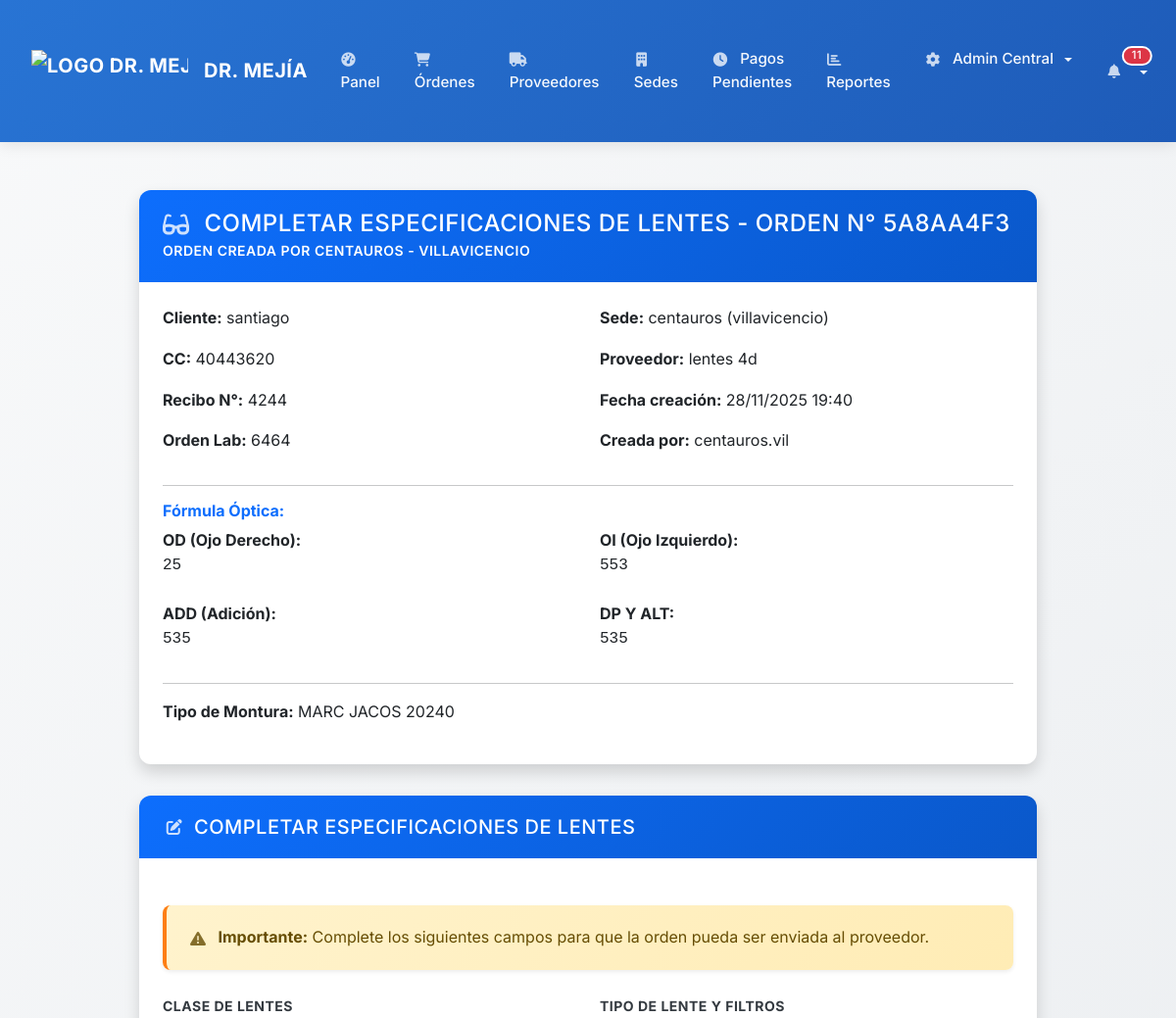
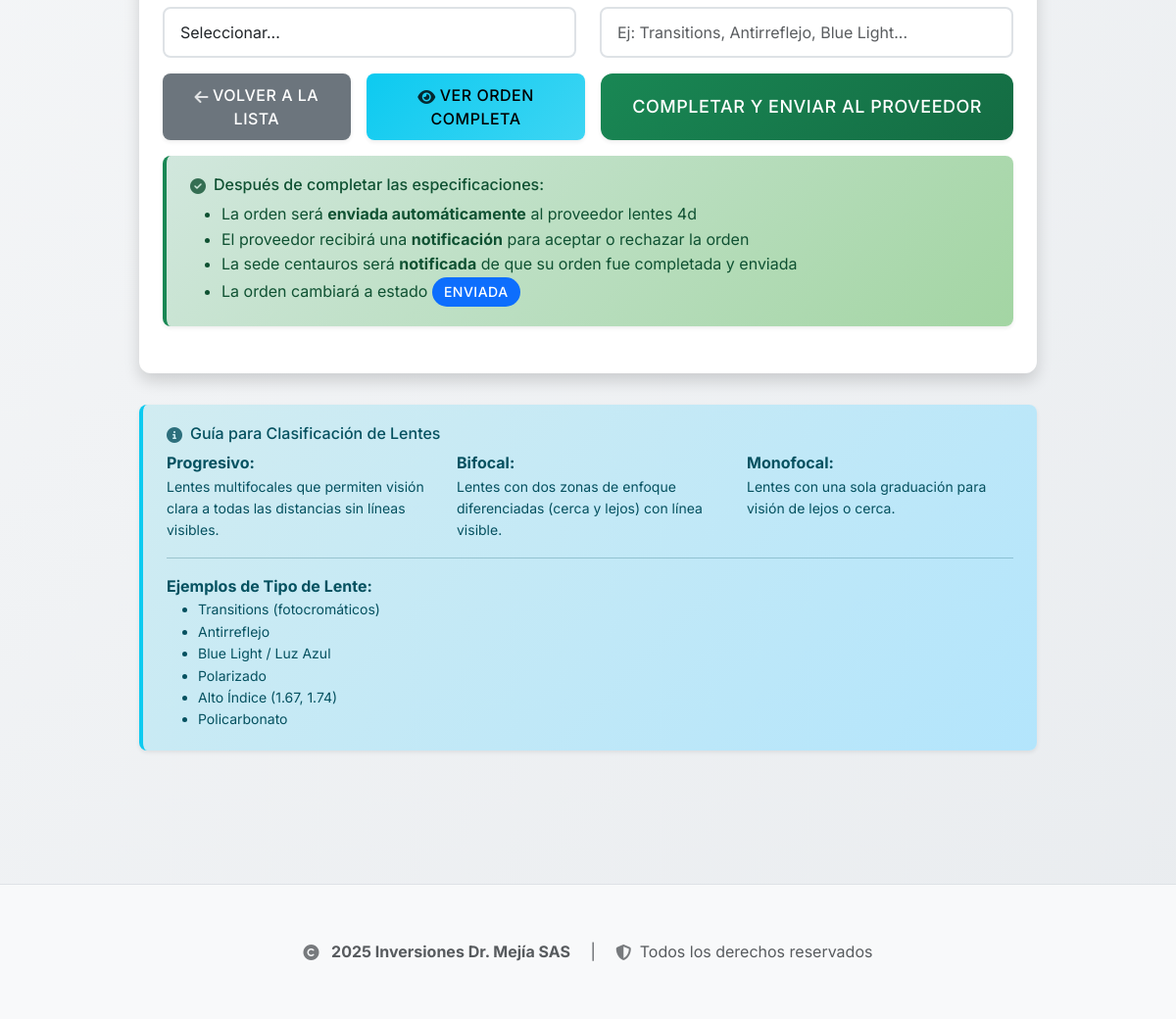
The page /admin/complete-lens-specs/3 (signed in) on the database its author committed (2 pictures, top to bottom).
### backend/app/models.py (models this page shows, shortened)
class WorkOrder(db.Model):
    id = db.Column(db.Integer, primary_key=True)
    order_number = db.Column(db.String(64), unique=True, nullable=False) # Número o código de orden
    receipt_number = db.Column(db.String(64), nullable=False) # Número del recibo de venta
    orden_laboratorio = db.Column(db.String(64)) # Número de orden del laboratorio
    ciudad_municipio = db.Column(db.String(100)) # Ciudad o municipio
    client_name = db.Column(db.String(128), nullable=False) # Nombre del paciente
    client_cc = db.Column(db.String(20), nullable=False) # Cédula del paciente
    client_phone = db.Column(db.String(20)) # Teléfono del paciente
    empresa_convenio = db.Column(db.String(200)) # Empresa, convenio o seguro del paciente
    lens_class = db.Column(db.String(20)) # Progresivo, Bifocal, Monofocal
    lens_type = db.Column(db.String(128)) # Tipo de lente y filtros específicos (opcional hasta que admin complete)
    frame_type = db.Column(db.String(128)) # Tipo de montura
    pending_admin_review = db.Column(db.Boolean, default=False) # Si está pendiente de completar por admin
    admin_completed_at = db.Column(db.DateTime) # Fecha cuando admin completó los campos de lentes
    admin_completed_by_user_id = db.Column(db.Integer, db.ForeignKey('user.id'), nullable=True) # Admin que completó
    admin_completed_by = db.relationship('User', backref='completed_orders', foreign_keys=[admin_completed_by_user_id])
    formula_od = db.Column(db.Text) # Ojo derecho (texto libre)
    formula_oi = db.Column(db.Text) # Ojo izquierdo (texto libre)
    formula_add = db.Column(db.Text) # Adición (texto libre)
    formula_dp_alt = db.Column(db.Text) # Distancia pupilar y altura (texto libre)
    formula_details = db.Column(db.Text) # Detalles adicionales de fórmulas ópticas (opcional)
    observations = db.Column(db.Text) # Observaciones específicas
    created_at = db.Column(db.DateTime, default=datetime.utcnow)
    status = db.Column(db.String(64), default='pendiente_envio') # 'pendiente_envio', 'enviada', 'en_proceso', 'devuelta_proveedor', 'recibida_optica', 'finalizada', 'cancelada'
    comments = db.Column(db.Text)
    provider_id = db.Column(db.Integer, db.ForeignKey('provider.id'), nullable=False)
    sede_id = db.Column(db.Integer, db.ForeignKey('sede.id'), nullable=False)  # Sede que creó la orden
    created_by_user_id = db.Column(db.Integer, db.ForeignKey('user.id'), nullable=False)
    created_by = db.relationship('User', backref='created_orders', foreign_keys=[created_by_user_id])
    payments = db.relationship('Payment', backref='work_order', lazy=True)
    payment_status = db.Column(db.String(64), default='pendiente') # 'pendiente', 'parcialmente_pagada', 'pagada'
    total_amount = db.Column(db.Float, default=0.0) # Monto total que se debe pagar al proveedor por esta orden
    sale_price = db.Column(db.Float, nullable=True) # Precio de venta al cliente final (para cálculo de ganancias)
    accepted_at = db.Column(db.DateTime) # Fecha cuando el proveedor aceptó la orden
    delivery_deadline = db.Column(db.DateTime) # Fecha límite calculada automáticamente (accepted_at + 7 días)
    is_overdue = db.Column(db.Boolean, default=False) # Si la orden está vencida
    overdue_alert_sent = db.Column(db.Boolean, default=False) # Si ya se envió alerta de vencimiento
    days_overdue = db.Column(db.Integer, default=0) # Días de retraso
    rejection_reason = db.Column(db.Text)  # Razón del rechazo
    rejection_count = db.Column(db.Integer, default=0)  # Número de rechazos
    resubmitted_at = db.Column(db.DateTime)  # Fecha del último reenvío
    resubmitted_by_user_id = db.Column(db.Integer, db.ForeignKey('user.id'), nullable=True)  # Usuario que reenvió
    resubmitted_by = db.relationship('User', backref='resubmitted_orders', foreign_keys=[resubmitted_by_user_id])

class Sede(db.Model):
    id = db.Column(db.Integer, primary_key=True)
    name = db.Column(db.String(200), nullable=False, unique=True)  # Nombre de la sede
    city = db.Column(db.String(100), nullable=False)  # Ciudad
    address = db.Column(db.String(300))  # Dirección completa
    phone = db.Column(db.String(20))  # Teléfono de la sede
    manager = db.Column(db.String(128))  # Encargado de la sede
    is_active = db.Column(db.Boolean, default=True)  # Si la sede está activa
    created_at = db.Column(db.DateTime, default=datetime.utcnow)
    orders = db.relationship('WorkOrder', backref='sede', lazy=True)

class Provider(db.Model):
    id = db.Column(db.Integer, primary_key=True)
    nit = db.Column(db.String(20), nullable=False, unique=True)  # NIT único del proveedor
    razon_social = db.Column(db.String(200), nullable=False)  # Razón social oficial
    name = db.Column(db.String(128), nullable=False)  # Nombre comercial (mantener para compatibilidad)
    contact_person = db.Column(db.String(128))  # Persona de contacto
    phone = db.Column(db.String(20))  # Teléfono
    email = db.Column(db.String(120), unique=True)  # Correo electrónico
    address = db.Column(db.String(500))  # Dirección (expandida)
    registered_at = db.Column(db.DateTime, default=datetime.utcnow)
    orders = db.relationship('WorkOrder', backref='provider', lazy=True)
    payments_received = db.relationship('Payment', backref='provider_paid', lazy=True)

class User(UserMixin, db.Model):
    id = db.Column(db.Integer, primary_key=True)
    username = db.Column(db.String(64), unique=True, nullable=False)
    email = db.Column(db.String(120), unique=True, nullable=False)
    password_hash = db.Column(db.String(128))
    role = db.Column(db.String(64), nullable=False, default='asistente') # 'admin', 'asistente', 'admin_sede', 'proveedor'
    is_active = db.Column(db.Boolean, default=True) # Para desactivar usuarios
    created_at = db.Column(db.DateTime, default=datetime.utcnow)
    provider_id = db.Column(db.Integer, db.ForeignKey('provider.id'), nullable=True)
    provider = db.relationship('Provider', backref='users', uselist=False) # backref 'users' para el proveedor
    sede_id = db.Column(db.Integer, db.ForeignKey('sede.id'), nullable=True)
    sede_asignada = db.relationship('Sede', backref='administrators', foreign_keys=[sede_id])

### backend/app/routes.py (the view, shortened to what this page needs)
@bp.route('/admin/complete-lens-specs/<int:order_id>', methods=['GET', 'POST'])
@login_required
@role_required('admin')
@audit_action(EventTypes.UPDATE_ORDER, "Completar especificaciones de lentes",
              resource_type='WorkOrder', severity=Severity.INFO, requires_attention=True)
def complete_lens_specs(order_id):
    from app.forms import AdminCompleteLensForm
    order = WorkOrder.query.get_or_404(order_id)
    if not order.pending_admin_review or order.status != 'pendiente_envio':
        flash('Esta orden no está pendiente de revisión administrativa.', 'warning')
        return redirect(url_for('main.view_order', order_id=order_id))
    form = AdminCompleteLensForm(obj=order)
    return render_template('ordenes/complete_lens_specs.html',
                         title=f'Completar Especificaciones - Orden {order.order_number}',
                         form=form,
                         order=order)

### frontend/templates/ordenes/complete_lens_specs.html (shortened to what this page needs)
{% extends "base.html" %}
{% block content %}
<div class="container-fluid mt-4">
    <div class="row">
        <div class="col-md-10 mx-auto">
            <div class="card mb-4 border-info">
                <div class="card-header bg-info text-white">
                    <h4 class="mb-0">
                        <i class="fas fa-glasses me-2"></i>
                        Completar Especificaciones de Lentes - Orden N° {{ order.order_number }}
                    </h4>
                    <small>Orden creada por {{ order.sede.name }} - {{ order.sede.city }}</small>
                </div>
                <div class="card-body">
                    <div class="row">
                        <div class="col-md-6">
                            <p><strong>Cliente:</strong> {{ order.client_name }}</p>
                            <p><strong>CC:</strong> {{ order.client_cc }}</p>
                            <p><strong>Recibo N°:</strong> {{ order.receipt_number }}</p>
                            {% if order.orden_laboratorio %}
                            <p><strong>Orden Lab:</strong> {{ order.orden_laboratorio }}</p>
                            {% endif %}
                        </div>
                        <div class="col-md-6">
                            <p><strong>Sede:</strong> {{ order.sede.name }} ({{ order.sede.city }})</p>
                            <p><strong>Proveedor:</strong> {{ order.provider.razon_social }}</p>
                            <p><strong>Fecha creación:</strong> {{ order.created_at.strftime('%d/%m/%Y %H:%M') }}</p>
                            <p><strong>Creada por:</strong> {{ order.created_by.username }}</p>
                        </div>
                    </div>
                    {% if order.formula_od or order.formula_oi %}
                    <hr>
                    <h6 class="fw-bold text-primary">Fórmula Óptica:</h6>
                    <div class="row">
                        {% if order.formula_od %}
                        <div class="col-md-6">
                            <strong>OD (Ojo Derecho):</strong>
                            <p class="font-monospace">{{ order.formula_od|replace('\n', '<br>')|safe }}</p>
                        </div>
                        {% endif %}
                        {% if order.formula_oi %}
                        <div class="col-md-6">
                            <strong>OI (Ojo Izquierdo):</strong>
                            <p class="font-monospace">{{ order.formula_oi|replace('\n', '<br>')|safe }}</p>
                        </div>
                        {% endif %}
                    </div>
                    {% if order.formula_add or order.formula_dp_alt %}
                    <div class="row mt-2">
                        {% if order.formula_add %}
                        <div class="col-md-6">
                            <strong>ADD (Adición):</strong>
                            <p class="font-monospace">{{ order.formula_add|replace('\n', '<br>')|safe }}</p>
                        </div>
                        {% endif %}
                        {% if order.formula_dp_alt %}
                        <div class="col-md-6">
                            <strong>DP Y ALT:</strong>
                            <p class="font-monospace">{{ order.formula_dp_alt|replace('\n', '<br>')|safe }}</p>
                        </div>
                        {% endif %}
                    </div>
                    {% endif %}
                    {% endif %}
                    {% if order.frame_type %}
                    <hr>
                    <p><strong>Tipo de Montura:</strong> {{ order.frame_type }}</p>
                    {% endif %}
                </div>
            </div>
            <div class="card border-primary">
                <div class="card-header bg-primary text-white">
                    <h5 class="mb-0">
                        <i class="fas fa-edit me-2"></i>
                        Completar Especificaciones de Lentes
                    </h5>
                </div>
                <div class="card-body">
                    <div class="alert alert-warning">
                        <i class="fas fa-exclamation-triangle me-2"></i>
                        <strong>Importante:</strong> Complete los siguientes campos para que la orden pueda ser enviada al proveedor.
                    </div>
                    <form method="POST">
                        <div class="row">
                            <div class="col-md-6 mb-3">
                                {{ form.lens_class.label(class="form-label fw-bold") }}
                                {{ form.lens_class(class="form-select form-select-lg") }}
                            </div>
                            <div class="col-md-6 mb-3">
                                {{ form.lens_type.label(class="form-label fw-bold") }}
                                {{ form.lens_type(class="form-control form-control-lg", placeholder="Ej: Transitions, Antirreflejo, Blue Light...") }}
                            </div>
                        </div>
                        <div class="d-grid gap-2 d-md-flex justify-content-md-end">
                            <a href="{{ url_for('main.list_pending_review_orders') }}" class="btn btn-secondary me-md-2">
                                <i class="fas fa-arrow-left me-1"></i>Volver a la lista
                            </a>
                            <a href="{{ url_for('main.view_order', order_id=order.id) }}" class="btn btn-info me-md-2">
                                <i class="fas fa-eye me-1"></i>Ver orden completa
                            </a>
                            {{ form.submit(class="btn btn-success btn-lg") }}
                        </div>
                        <div class="alert alert-success mt-3">
                            <h6><i class="fas fa-check-circle me-2"></i>Después de completar las especificaciones:</h6>
                            <ul class="mb-0">
                                <li>La orden será <strong>enviada automáticamente</strong> al proveedor {{ order.provider.razon_social }}</li>
                                <li>El proveedor recibirá una <strong>notificación</strong> para aceptar o rechazar la orden</li>
                                <li>La sede {{ order.sede.name }} será <strong>notificada</strong> de que su orden fue completada y enviada</li>
                                <li>La orden cambiará a estado <span class="badge bg-primary">Enviada</span></li>
                            </ul>
                        </div>
                    </form>
                </div>
            </div>
            <div class="alert alert-info mt-4">
                <h6><i class="fas fa-info-circle me-2"></i>Guía para Clasificación de Lentes</h6>
                <div class="row">
                    <div class="col-md-4">
                        <strong>Progresivo:</strong>
                        <p class="small mb-0">Lentes multifocales que permiten visión clara a todas las distancias sin líneas visibles.</p>
                    </div>
                    <div class="col-md-4">
                        <strong>Bifocal:</strong>
                        <p class="small mb-0">Lentes con dos zonas de enfoque diferenciadas (cerca y lejos) con línea visible.</p>
                    </div>
                    <div class="col-md-4">
                        <strong>Monofocal:</strong>
                        <p class="small mb-0">Lentes con una sola graduación para visión de lejos o cerca.</p>
                    </div>
                </div>
                <hr>
                <strong>Ejemplos de Tipo de Lente:</strong>
                <ul class="small mb-0">
                    <li>Transitions (fotocromáticos)</li>
                    <li>Antirreflejo</li>
                    <li>Blue Light / Luz Azul</li>
                    <li>Polarizado</li>
                    <li>Alto Índice (1.67, 1.74)</li>
                    <li>Policarbonato</li>
                </ul>
            </div>
        </div>
    </div>
</div>
{% endblock %}

### rows shown on the page
WorkOrder: order_number "5A8AA4F3", client_name "santiago", client_cc "40443620", receipt_number "4244", orden_laboratorio "6464", created_at "28/11/2025 19:40", formula_od "25", formula_oi "553", formula_add "535", formula_dp_alt "535", frame_type "MARC JACOS 20240"
Sede: sede.name "CENTAUROS", sede.city "VILLAVICENCIO", sede.name "centauros", sede.city "villavicencio"
Provider: provider.razon_social "lentes 4d"
User: created_by.username "centauros.vil"

### other values the page prints
{{ unread_notifications_count }} "11"
